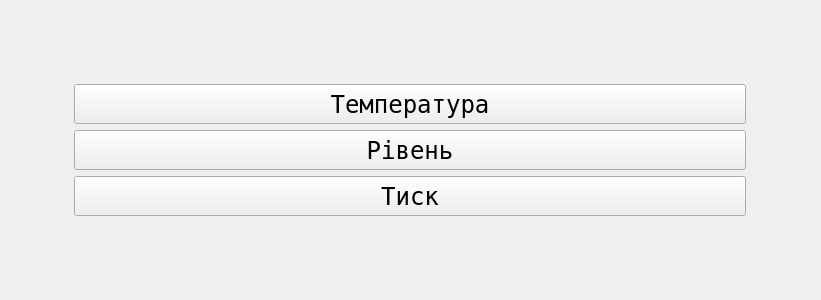
<?xml version="1.0" encoding="UTF-8"?>
<ui version="4.0">
 <class>ApZagTrendSelect</class>
 <widget class="QWidget" name="ApZagTrendSelect">
  <property name="geometry">
   <rect>
    <x>0</x>
    <y>0</y>
    <width>821</width>
    <height>300</height>
   </rect>
  </property>
  <property name="windowTitle">
   <string>Form</string>
  </property>
  <layout class="QGridLayout" name="gridLayout">
   <item row="1" column="1">
    <widget class="QPushButton" name="bnTrend1">
     <property name="minimumSize">
      <size>
       <width>672</width>
       <height>40</height>
      </size>
     </property>
     <property name="font">
      <font>
       <family>Andale Mono</family>
       <pointsize>18</pointsize>
      </font>
     </property>
     <property name="text">
      <string>Температура</string>
     </property>
    </widget>
   </item>
   <item row="2" column="1">
    <widget class="QPushButton" name="bnTrend2">
     <property name="minimumSize">
      <size>
       <width>672</width>
       <height>40</height>
      </size>
     </property>
     <property name="font">
      <font>
       <family>Andale Mono</family>
       <pointsize>18</pointsize>
      </font>
     </property>
     <property name="text">
      <string>Рівень</string>
     </property>
    </widget>
   </item>
   <item row="3" column="1">
    <widget class="QPushButton" name="bnTrend3">
     <property name="minimumSize">
      <size>
       <width>0</width>
       <height>40</height>
      </size>
     </property>
     <property name="font">
      <font>
       <family>Andale Mono</family>
       <pointsize>18</pointsize>
      </font>
     </property>
     <property name="text">
      <string>Тиск</string>
     </property>
    </widget>
   </item>
   <item row="1" column="2" rowspan="3">
    <spacer name="horizontalSpacer_2">
     <property name="orientation">
      <enum>Qt::Horizontal</enum>
     </property>
     <property name="sizeHint" stdset="0">
      <size>
       <width>124</width>
       <height>114</height>
      </size>
     </property>
    </spacer>
   </item>
   <item row="1" column="0" rowspan="3">
    <spacer name="horizontalSpacer">
     <property name="orientation">
      <enum>Qt::Horizontal</enum>
     </property>
     <property name="sizeHint" stdset="0">
      <size>
       <width>124</width>
       <height>114</height>
      </size>
     </property>
    </spacer>
   </item>
   <item row="0" column="0" colspan="3">
    <spacer name="verticalSpacer">
     <property name="orientation">
      <enum>Qt::Vertical</enum>
     </property>
     <property name="sizeHint" stdset="0">
      <size>
       <width>385</width>
       <height>77</height>
      </size>
     </property>
    </spacer>
   </item>
   <item row="4" column="0" colspan="3">
    <spacer name="verticalSpacer_2">
     <property name="orientation">
      <enum>Qt::Vertical</enum>
     </property>
     <property name="sizeHint" stdset="0">
      <size>
       <width>385</width>
       <height>76</height>
      </size>
     </property>
    </spacer>
   </item>
  </layout>
 </widget>
 <resources/>
 <connections/>
</ui>
